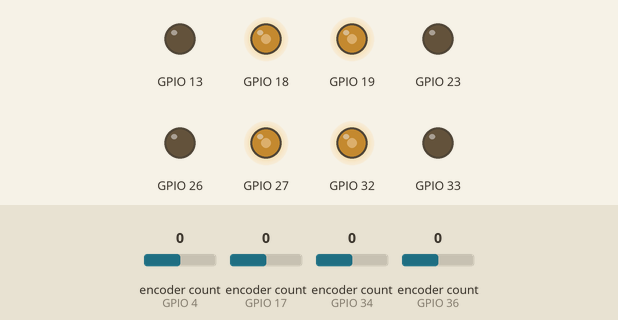
Recording of a sketch running on a simulated ESP32. Shown: output pins drawn as LEDs (lit = HIGH). The test bench sets the inputs (shaded band); at power-on: encoder count (sensors on GPIO 4, GPIO 17, GPIO 34, GPIO 36) 0. What the sketch prints to the serial monitor is not drawn.

Above: at 0.1 s.
Timing chart, 0 to 1.6 s (numbered marks = the images above):
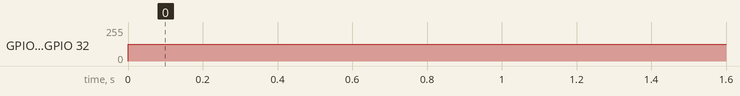

Measured:
- by itself, GPIO 18, GPIO 19, GPIO 27, GPIO 32: 0/255 → 125/255 at 0.00 s

The sketch:

WheelsControl.ino
```cpp
#include "esp32-hal-ledc.h"
#include <MotorDevs.h>
#include <ESP32Encoder.h>

const int ENC_NUM = 4;

ESP32Encoder wheelEncoders[ENC_NUM];
const int PWM_FREQ       = 40000;
const int PWM_RESOLUTION = 8;

/* Пины A и B для энкодеров */
byte enc_A_pins[ENC_NUM] = {ENC1_A, ENC2_A, ENC3_A, ENC4_A};
byte enc_B_pins[ENC_NUM] = {ENC1_B, ENC2_B, ENC3_B, ENC4_B};

/* Пины + и - для моторов */
byte motor_P_pins[ENC_NUM] = {M1P, M2P, M3P, M4P};
byte motor_N_pins[ENC_NUM] = {M1N, M2N, M3N, M4N};

long long int encoderData[ENC_NUM] = {0};

int speed = -125;

void setup() {
  Serial.begin(115200);

  for (int i = 0; i < ENC_NUM; i++) {
    /* Подключим энкодеры */
    wheelEncoders[i].attachFullQuad(enc_A_pins[i], enc_B_pins[i]);
    wheelEncoders[i].setCount(0);

    /* Подключим моторы */
    ledcAttach(motor_P_pins[i], PWM_FREQ, PWM_RESOLUTION);
    ledcAttach(motor_N_pins[i], PWM_FREQ, PWM_RESOLUTION);
  }
}

/*
 * Функция для движения робота.
 * speed - скорость (0-255).
 * forward - направление. true - вперед, false - назад
 */
void move(int speed) {

  if (speed > 0) {
    for (int i = 0; i < ENC_NUM; i++) {
      ledcWrite(motor_N_pins[i], speed);
      ledcWrite(motor_P_pins[i], 0);
    }
  } else {
    for (int i = 0; i < ENC_NUM; i++) {
      ledcWrite(motor_N_pins[i], 0);
      ledcWrite(motor_P_pins[i], -speed);
    }
  }

}

void loop() {
  /* Заставляем мотор двигаться */
  move(speed);

  /* Получаем данные с энкодера */
  Serial.printf("Энкодеры: ");
  for (int i = 0; i < ENC_NUM; i++) {
    encoderData[i] = wheelEncoders[i].getCount();
    Serial.printf("|%lld\t", encoderData[i]);
  }
  Serial.println("|");
  delay(100);

}
```
